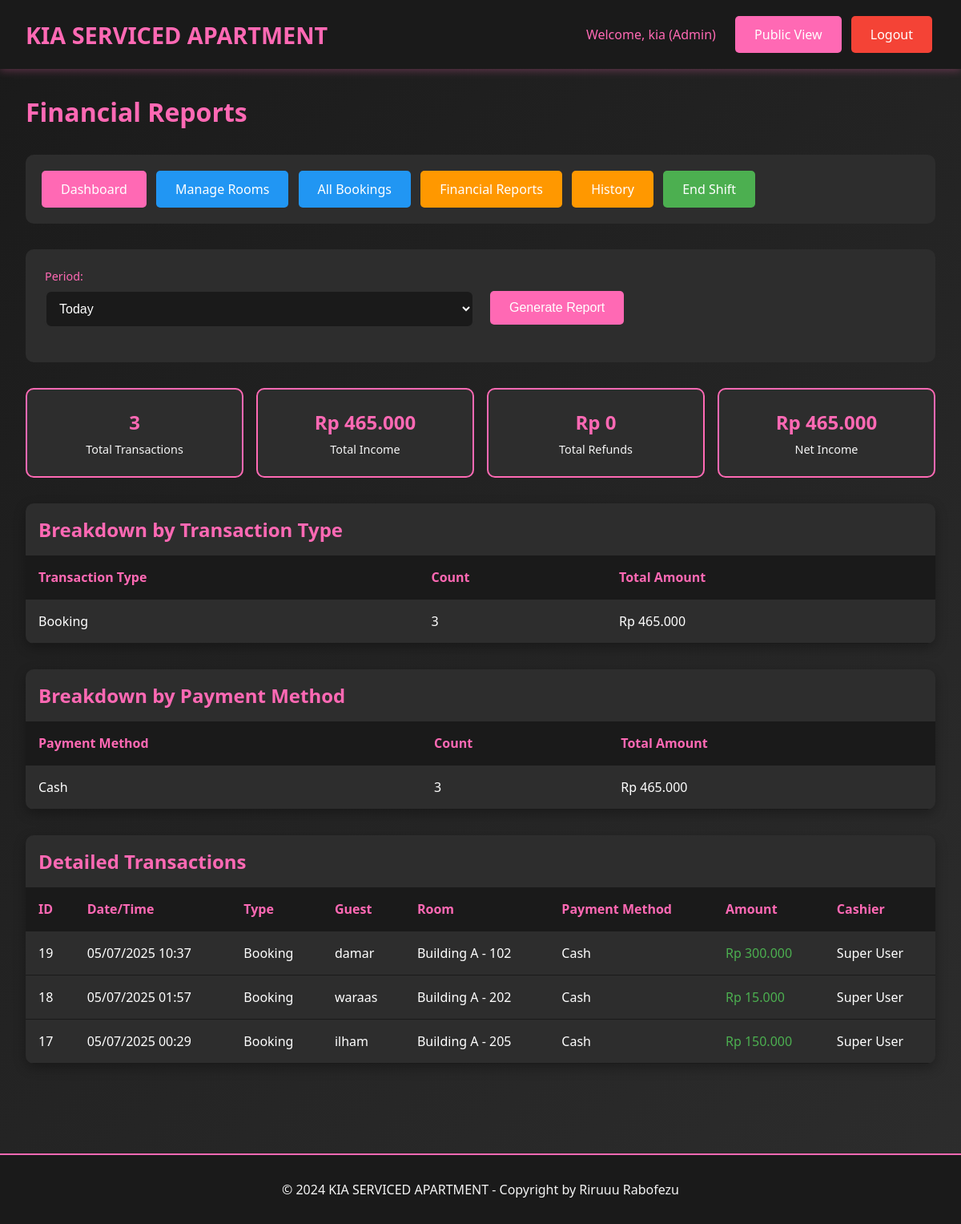
The app's page /admin/reports.php (signed in), older data.
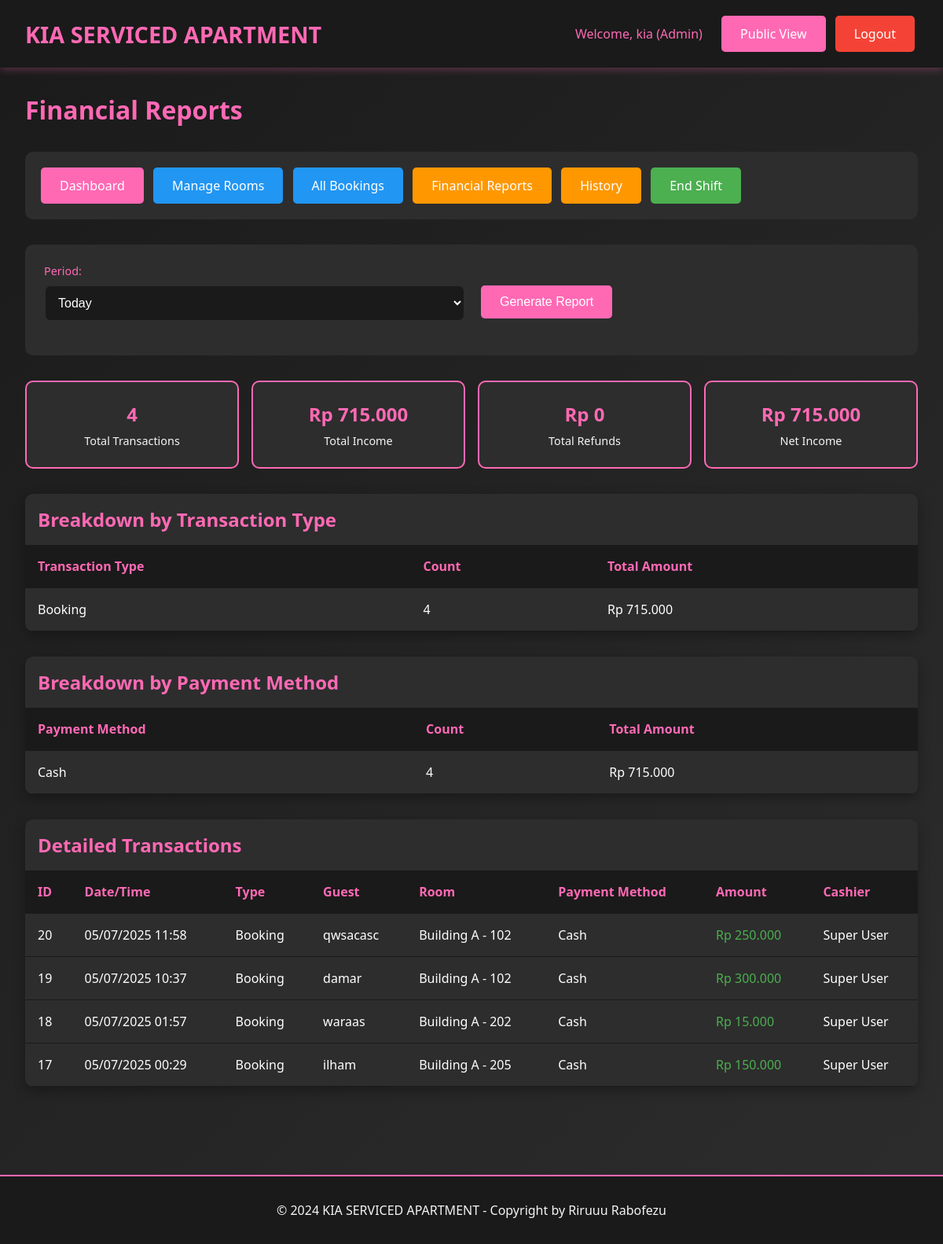
The same page, newer data.
### tables this page shows
CREATE TABLE `transactions` (
  `id` int(11) NOT NULL,
  `booking_id` int(11) NOT NULL,
  `transaction_type` enum('booking','extra_time','refund') NOT NULL,
  `amount` decimal(10,2) NOT NULL,
  `payment_method` varchar(50) NOT NULL,
  `transaction_date` datetime DEFAULT current_timestamp(),
  `created_by` int(11) NOT NULL,
  `notes` text DEFAULT NULL
);

CREATE TABLE `bookings` (
  `id` int(11) NOT NULL,
  `room_id` int(11) NOT NULL,
  `guest_name` varchar(100) NOT NULL,
  `arrival_time` datetime NOT NULL,
  `phone_number` varchar(20) NOT NULL,
  `duration_type` enum('transit','fullday') NOT NULL,
  `duration_hours` int(11) NOT NULL,
  `price_amount` decimal(10,2) NOT NULL,
  `payment_method` varchar(50) NOT NULL,
  `deposit_type` enum('cash','id_card','no_deposit') NOT NULL,
  `deposit_amount` decimal(10,2) DEFAULT 0.00,
  `notes` text DEFAULT NULL,
  `status` enum('booked','checkin','checkout','cancelled','no_show') DEFAULT 'booked',
  `checkin_time` datetime DEFAULT NULL,
  `checkout_time` datetime DEFAULT NULL,
  `extra_time_hours` int(11) DEFAULT 0,
  `extra_time_amount` decimal(10,2) DEFAULT 0.00,
  `refund_amount` decimal(10,2) DEFAULT 0.00,
  `refund_method` varchar(50) DEFAULT NULL,
  `created_by` int(11) NOT NULL,
  `created_at` timestamp NOT NULL DEFAULT current_timestamp(),
  `updated_at` timestamp NOT NULL DEFAULT current_timestamp() ON UPDATE current_timestamp()
);

CREATE TABLE `rooms` (
  `id` int(11) NOT NULL,
  `location` varchar(100) NOT NULL,
  `floor_number` int(11) NOT NULL,
  `room_number` varchar(20) NOT NULL,
  `room_type` varchar(50) NOT NULL,
  `wifi_name` varchar(100) DEFAULT NULL,
  `wifi_password` varchar(100) DEFAULT NULL,
  `status` enum('ready','booked','checkin','checkout') DEFAULT 'ready',
  `created_at` timestamp NOT NULL DEFAULT current_timestamp(),
  `updated_at` timestamp NOT NULL DEFAULT current_timestamp() ON UPDATE current_timestamp()
);

CREATE TABLE `users` (
  `id` int(11) NOT NULL,
  `username` varchar(50) NOT NULL,
  `password` varchar(255) NOT NULL,
  `full_name` varchar(100) NOT NULL,
  `role` enum('superuser','admin','cashier') NOT NULL,
  `created_at` timestamp NOT NULL DEFAULT current_timestamp(),
  `updated_at` timestamp NOT NULL DEFAULT current_timestamp() ON UPDATE current_timestamp()
);

### includes/config.php (called while the page is built, shortened)
<?php
function formatCurrency($amount) {
    return 'Rp ' . number_format($amount, 0, ',', '.');
}
function formatDateTime($datetime) {
    return date('d/m/Y H:i', strtotime($datetime));
}
?>

### admin/reports.php (the view, shortened to what the changed rows need)
<?php
require_once "../includes/config.php";
$period = $_GET["period"] ?? "today";
$date_filter = "";
$params = [];
switch ($period) {
    case "today":
        $date_filter = "DATE(transaction_date) = CURDATE()";
        break;
}
$sql = "SELECT
            COUNT(CASE WHEN amount > 0 THEN 1 END) as total_transactions,
            SUM(CASE WHEN amount > 0 THEN amount ELSE 0 END) as total_income,
            SUM(CASE WHEN amount < 0 THEN ABS(amount) ELSE 0 END) as total_refunds,
            SUM(amount) as net_income
        FROM transactions
        WHERE $date_filter";
$stmt = $pdo->prepare($sql);
$stmt->execute($params);
$summary = $stmt->fetch();
$sql = "SELECT
            transaction_type,
            COUNT(*) as count,
            SUM(amount) as total
        FROM transactions
        WHERE $date_filter
        GROUP BY transaction_type";
$stmt = $pdo->prepare($sql);
$stmt->execute($params);
$by_type = $stmt->fetchAll();
$sql = "SELECT
            payment_method,
            COUNT(*) as count,
            SUM(amount) as total
        FROM transactions
        WHERE $date_filter AND amount > 0
        GROUP BY payment_method";
$stmt = $pdo->prepare($sql);
$stmt->execute($params);
$by_payment = $stmt->fetchAll();
$sql = "SELECT t.*, b.guest_name, r.room_number, r.location, u.full_name as cashier_name
        FROM transactions t
        JOIN bookings b ON t.booking_id = b.id
        JOIN rooms r ON b.room_id = r.id
        JOIN users u ON t.created_by = u.id
        WHERE $date_filter
        ORDER BY t.transaction_date DESC";
$stmt = $pdo->prepare($sql);
$stmt->execute($params);
$transactions = $stmt->fetchAll();
?>
<!DOCTYPE html>
<html lang="id">
<head>
    <link rel="stylesheet" href="../assets/css/style.css">
</head>
<body>
    <div class="container">
        <h1 style="color: var(--primary-pink); margin-bottom: 2rem;">Financial Reports</h1>
        <div class="summary-grid">
            <div class="summary-card">
                <div class="summary-amount"><?php echo $summary["total_transactions"]; ?></div>
                <div class="summary-label">Total Transactions</div>
            </div>
            <div class="summary-card">
                <div class="summary-amount"><?php echo formatCurrency($summary["total_income"]); ?></div>
                <div class="summary-label">Total Income</div>
            </div>
            <div class="summary-card">
                <div class="summary-amount"><?php echo formatCurrency($summary["net_income"]); ?></div>
                <div class="summary-label">Net Income</div>
            </div>
        </div>
        <div class="table-container">
            <h2 style="color: var(--primary-pink); margin: 1rem;">Breakdown by Transaction Type</h2>
            <table class="table">
                <thead>
                    <tr>
                        <th>Transaction Type</th>
                        <th>Count</th>
                        <th>Total Amount</th>
                    </tr>
                </thead>
                <tbody>
                    <?php foreach ($by_type as $type): ?>
                    <tr>
                        <td><?php echo ucfirst(str_replace("_", " ", $type["transaction_type"])); ?></td>
                        <td><?php echo $type["count"]; ?></td>
                        <td><?php echo formatCurrency($type["total"]); ?></td>
                    </tr>
                    <?php endforeach; ?>
                </tbody>
            </table>
        </div>
        <div class="table-container">
            <h2 style="color: var(--primary-pink); margin: 1rem;">Breakdown by Payment Method</h2>
            <table class="table">
                <thead>
                    <tr>
                        <th>Payment Method</th>
                        <th>Count</th>
                        <th>Total Amount</th>
                    </tr>
                </thead>
                <tbody>
                    <?php foreach ($by_payment as $payment): ?>
                    <tr>
                        <td><?php echo ucfirst($payment["payment_method"]); ?></td>
                        <td><?php echo $payment["count"]; ?></td>
                        <td><?php echo formatCurrency($payment["total"]); ?></td>
                    </tr>
                    <?php endforeach; ?>
                </tbody>
            </table>
        </div>
        <div class="table-container">
            <h2 style="color: var(--primary-pink); margin: 1rem;">Detailed Transactions</h2>
            <table class="table">
                <thead>
                    <tr>
                        <th>ID</th>
                        <th>Date/Time</th>
                        <th>Type</th>
                        <th>Guest</th>
                        <th>Room</th>
                        <th>Payment Method</th>
                        <th>Amount</th>
                        <th>Cashier</th>
                    </tr>
                </thead>
                <tbody>
                    <?php foreach ($transactions as $transaction): ?>
                    <tr>
                        <td><?php echo $transaction["id"]; ?></td>
                        <td><?php echo formatDateTime($transaction["transaction_date"]); ?></td>
                        <td><?php echo ucfirst(str_replace("_", " ", $transaction["transaction_type"])); ?></td>
                        <td><?php echo htmlspecialchars($transaction["guest_name"]); ?></td>
                        <td><?php echo htmlspecialchars($transaction["location"] . " - " . $transaction["room_number"]); ?></td>
                        <td><?php echo ucfirst($transaction["payment_method"]); ?></td>
                        <td style="color: <?php echo $transaction["amount"] >= 0 ? "var(--success)" : "var(--danger)"; ?>">
                            <?php echo formatCurrency($transaction["amount"]); ?>
                        </td>
                        <td><?php echo htmlspecialchars($transaction["cashier_name"]); ?></td>
                    </tr>
                    <?php endforeach; ?>
                </tbody>
            </table>
        </div>
    </div>
</body>
</html>

Row changes from the older to the newer data that the page shows:
added transactions: id "20", transaction_date "05/07/2025 11:58", transaction_type "Booking", booking.guest_name "qwsacasc", rooms.location+room_number "Building A - 102", payment_method "Cash", amount "Rp 250.000", created_by.full_name "Super User"
Text that changed along with them:
$summary["total_transactions"]: "3" → "4"
formatCurrency($summary["total_income"]): "Rp 465.000" → "Rp 715.000"
formatCurrency($summary["net_income"]): "Rp 465.000" → "Rp 715.000"
new list line: "Booking 4 Rp 715.000"
new list line: "Cash 4 Rp 715.000"
list line gone: "Booking 3 Rp 465.000"
list line gone: "Cash 3 Rp 465.000"
